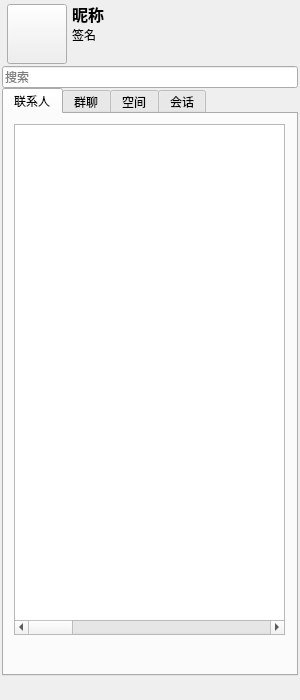
<?xml version="1.0" encoding="UTF-8"?>
<ui version="4.0">
 <class>Form</class>
 <widget class="QWidget" name="Form">
  <property name="geometry">
   <rect>
    <x>0</x>
    <y>0</y>
    <width>300</width>
    <height>700</height>
   </rect>
  </property>
  <property name="windowTitle">
   <string>海天鹰聊天</string>
  </property>
  <property name="windowIcon">
   <iconset resource="res.qrc">
    <normaloff>:/icon.png</normaloff>:/icon.png</iconset>
  </property>
  <layout class="QVBoxLayout" name="verticalLayout_3">
   <property name="spacing">
    <number>0</number>
   </property>
   <property name="leftMargin">
    <number>2</number>
   </property>
   <property name="topMargin">
    <number>2</number>
   </property>
   <property name="rightMargin">
    <number>2</number>
   </property>
   <property name="bottomMargin">
    <number>2</number>
   </property>
   <item>
    <layout class="QVBoxLayout" name="verticalLayout_2">
     <property name="spacing">
      <number>0</number>
     </property>
     <item>
      <layout class="QHBoxLayout" name="horizontalLayout">
       <property name="spacing">
        <number>0</number>
       </property>
       <property name="leftMargin">
        <number>5</number>
       </property>
       <property name="rightMargin">
        <number>5</number>
       </property>
       <item>
        <widget class="QPushButton" name="pushButtonAvantar">
         <property name="minimumSize">
          <size>
           <width>60</width>
           <height>60</height>
          </size>
         </property>
         <property name="maximumSize">
          <size>
           <width>60</width>
           <height>60</height>
          </size>
         </property>
         <property name="cursor">
          <cursorShape>PointingHandCursor</cursorShape>
         </property>
         <property name="text">
          <string/>
         </property>
         <property name="icon">
          <iconset resource="res.qrc">
           <normaloff>:/icon.png</normaloff>:/icon.png</iconset>
         </property>
         <property name="iconSize">
          <size>
           <width>60</width>
           <height>60</height>
          </size>
         </property>
        </widget>
       </item>
       <item>
        <layout class="QVBoxLayout" name="verticalLayout">
         <property name="spacing">
          <number>0</number>
         </property>
         <property name="leftMargin">
          <number>5</number>
         </property>
         <item>
          <widget class="QLabel" name="labelName">
           <property name="maximumSize">
            <size>
             <width>100</width>
             <height>16777215</height>
            </size>
           </property>
           <property name="font">
            <font>
             <pointsize>12</pointsize>
             <weight>75</weight>
             <bold>true</bold>
            </font>
           </property>
           <property name="text">
            <string>昵称</string>
           </property>
          </widget>
         </item>
         <item>
          <widget class="QLabel" name="labelSignature">
           <property name="sizePolicy">
            <sizepolicy hsizetype="Fixed" vsizetype="Preferred">
             <horstretch>0</horstretch>
             <verstretch>0</verstretch>
            </sizepolicy>
           </property>
           <property name="minimumSize">
            <size>
             <width>215</width>
             <height>0</height>
            </size>
           </property>
           <property name="maximumSize">
            <size>
             <width>215</width>
             <height>16777215</height>
            </size>
           </property>
           <property name="text">
            <string>签名</string>
           </property>
          </widget>
         </item>
         <item>
          <layout class="QHBoxLayout" name="horizontalLayout_2">
           <property name="spacing">
            <number>0</number>
           </property>
           <item>
            <widget class="QPushButton" name="pushButtonHomepage">
             <property name="sizePolicy">
              <sizepolicy hsizetype="Minimum" vsizetype="Minimum">
               <horstretch>0</horstretch>
               <verstretch>0</verstretch>
              </sizepolicy>
             </property>
             <property name="cursor">
              <cursorShape>PointingHandCursor</cursorShape>
             </property>
             <property name="toolTip">
              <string>主页</string>
             </property>
             <property name="text">
              <string/>
             </property>
             <property name="icon">
              <iconset resource="res.qrc">
               <normaloff>:/qzone.png</normaloff>:/qzone.png</iconset>
             </property>
             <property name="flat">
              <bool>true</bool>
             </property>
            </widget>
           </item>
           <item>
            <widget class="QPushButton" name="pushButtonMail">
             <property name="sizePolicy">
              <sizepolicy hsizetype="Minimum" vsizetype="Minimum">
               <horstretch>0</horstretch>
               <verstretch>0</verstretch>
              </sizepolicy>
             </property>
             <property name="cursor">
              <cursorShape>PointingHandCursor</cursorShape>
             </property>
             <property name="toolTip">
              <string>邮箱</string>
             </property>
             <property name="text">
              <string/>
             </property>
             <property name="icon">
              <iconset resource="res.qrc">
               <normaloff>:/mail.png</normaloff>:/mail.png</iconset>
             </property>
             <property name="flat">
              <bool>true</bool>
             </property>
            </widget>
           </item>
           <item>
            <spacer name="horizontalSpacer">
             <property name="orientation">
              <enum>Qt::Horizontal</enum>
             </property>
             <property name="sizeHint" stdset="0">
              <size>
               <width>40</width>
               <height>20</height>
              </size>
             </property>
            </spacer>
           </item>
          </layout>
         </item>
        </layout>
       </item>
      </layout>
     </item>
     <item>
      <widget class="QLineEdit" name="lineEdit">
       <property name="placeholderText">
        <string>搜索</string>
       </property>
      </widget>
     </item>
     <item>
      <widget class="QTabWidget" name="tabWidget">
       <property name="currentIndex">
        <number>0</number>
       </property>
       <widget class="QWidget" name="tab">
        <property name="sizePolicy">
         <sizepolicy hsizetype="Expanding" vsizetype="Expanding">
          <horstretch>0</horstretch>
          <verstretch>0</verstretch>
         </sizepolicy>
        </property>
        <attribute name="title">
         <string>联系人</string>
        </attribute>
        <widget class="QTableWidget" name="tableWidgetContact">
         <property name="geometry">
          <rect>
           <x>10</x>
           <y>10</y>
           <width>271</width>
           <height>511</height>
          </rect>
         </property>
         <property name="mouseTracking">
          <bool>true</bool>
         </property>
         <property name="contextMenuPolicy">
          <enum>Qt::CustomContextMenu</enum>
         </property>
         <property name="editTriggers">
          <set>QAbstractItemView::NoEditTriggers</set>
         </property>
         <property name="selectionMode">
          <enum>QAbstractItemView::SingleSelection</enum>
         </property>
         <property name="selectionBehavior">
          <enum>QAbstractItemView::SelectRows</enum>
         </property>
         <property name="iconSize">
          <size>
           <width>40</width>
           <height>40</height>
          </size>
         </property>
         <property name="showGrid">
          <bool>false</bool>
         </property>
         <property name="columnCount">
          <number>11</number>
         </property>
         <attribute name="horizontalHeaderVisible">
          <bool>false</bool>
         </attribute>
         <attribute name="verticalHeaderVisible">
          <bool>false</bool>
         </attribute>
         <attribute name="verticalHeaderDefaultSectionSize">
          <number>30</number>
         </attribute>
         <attribute name="verticalHeaderMinimumSectionSize">
          <number>52</number>
         </attribute>
         <column/>
         <column/>
         <column/>
         <column/>
         <column/>
         <column/>
         <column/>
         <column/>
         <column/>
         <column/>
         <column/>
        </widget>
       </widget>
       <widget class="QWidget" name="tab_2">
        <attribute name="title">
         <string>群聊</string>
        </attribute>
       </widget>
       <widget class="QWidget" name="tab_3">
        <attribute name="title">
         <string>空间</string>
        </attribute>
       </widget>
       <widget class="QWidget" name="tab_4">
        <attribute name="title">
         <string>会话</string>
        </attribute>
       </widget>
      </widget>
     </item>
     <item>
      <layout class="QHBoxLayout" name="horizontalLayout_3">
       <item>
        <widget class="QPushButton" name="pushButtonMenu">
         <property name="sizePolicy">
          <sizepolicy hsizetype="Minimum" vsizetype="Minimum">
           <horstretch>0</horstretch>
           <verstretch>0</verstretch>
          </sizepolicy>
         </property>
         <property name="toolTip">
          <string>菜单</string>
         </property>
         <property name="text">
          <string/>
         </property>
         <property name="icon">
          <iconset resource="res.qrc">
           <normaloff>:/menu.png</normaloff>:/menu.png</iconset>
         </property>
         <property name="flat">
          <bool>true</bool>
         </property>
        </widget>
       </item>
       <item>
        <widget class="QPushButton" name="pushButtonAdd">
         <property name="sizePolicy">
          <sizepolicy hsizetype="Minimum" vsizetype="Minimum">
           <horstretch>0</horstretch>
           <verstretch>0</verstretch>
          </sizepolicy>
         </property>
         <property name="toolTip">
          <string>添加好友</string>
         </property>
         <property name="text">
          <string/>
         </property>
         <property name="icon">
          <iconset resource="res.qrc">
           <normaloff>:/add.png</normaloff>:/add.png</iconset>
         </property>
         <property name="flat">
          <bool>true</bool>
         </property>
        </widget>
       </item>
       <item>
        <spacer name="horizontalSpacer_2">
         <property name="orientation">
          <enum>Qt::Horizontal</enum>
         </property>
         <property name="sizeHint" stdset="0">
          <size>
           <width>40</width>
           <height>20</height>
          </size>
         </property>
        </spacer>
       </item>
      </layout>
     </item>
    </layout>
   </item>
  </layout>
 </widget>
 <resources>
  <include location="res.qrc"/>
 </resources>
 <connections/>
</ui>
